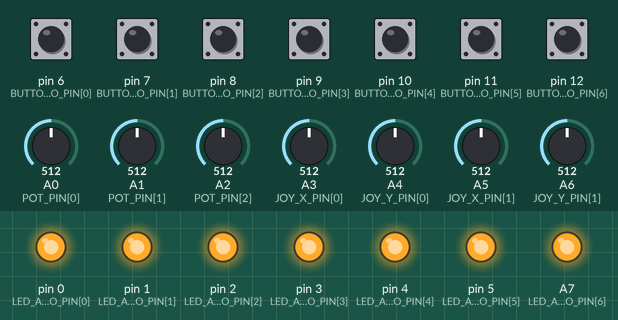
The sketch below on a simulated Teensy 4. Shown: output pins drawn as LEDs (lit = HIGH). The test bench sets the inputs (shaded band); at power-on: pin 6 (BUTTON_ARDUINO_PIN[0]), pin 7 (BUTTON_ARDUINO_PIN[1]), pin 8 (BUTTON_ARDUINO_PIN[2]), pin 9 (BUTTON_ARDUINO_PIN[3]), pin 10 (BUTTON_ARDUINO_PIN[4]), pin 11 (BUTTON_ARDUINO_PIN[5]), pin 12 (BUTTON_ARDUINO_PIN[6]) HIGH, A0 (POT_PIN[0]) = 512, A1 (POT_PIN[1]) = 512, A2 (POT_PIN[2]) = 512, A3 (JOY_X_PIN[0]) = 512, A4 (JOY_Y_PIN[0]) = 512, A5 (JOY_X_PIN[1]) = 512, A6 (JOY_Y_PIN[1]) = 512.

Above: at 1.2 s.
1.3 s: pin 6 (BUTTON_ARDUINO_PIN[0]) pulled LOW for 0.15 s
At 1.37 s:
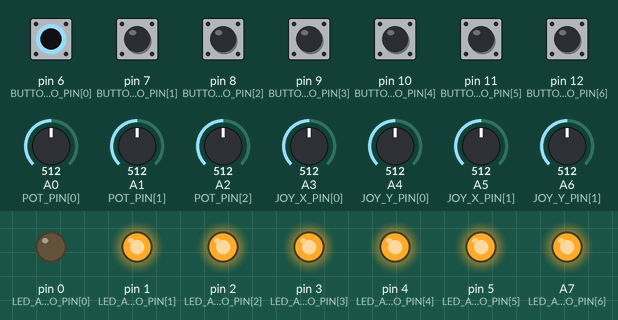
2.9 s: pin 7 (BUTTON_ARDUINO_PIN[1]) pulled LOW for 0.15 s
At 2.97 s:
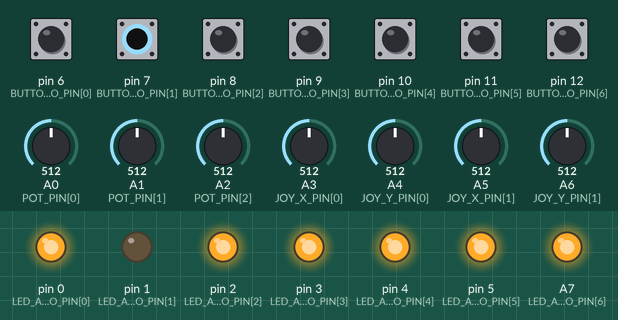
4.5 s: pin 8 (BUTTON_ARDUINO_PIN[2]) pulled LOW for 0.15 s
At 4.57 s:
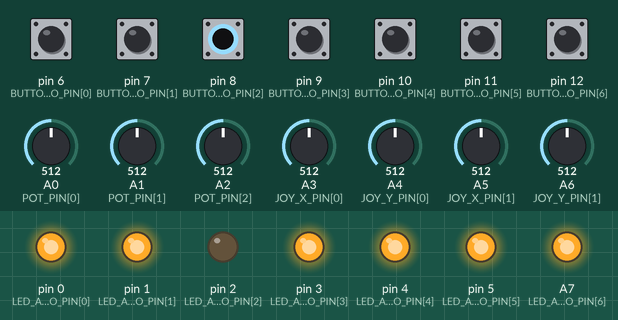
6.1 s: pin 9 (BUTTON_ARDUINO_PIN[3]) pulled LOW for 0.15 s
At 6.17 s:
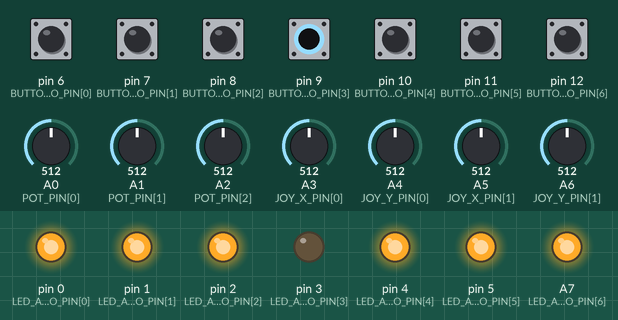
7.7 s: pin 10 (BUTTON_ARDUINO_PIN[4]) pulled LOW for 0.15 s
At 7.77 s:
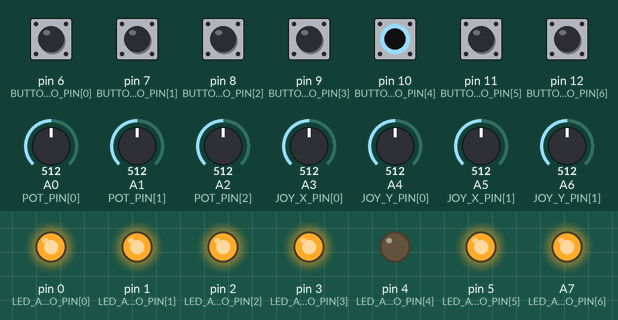
9.3 s: pin 11 (BUTTON_ARDUINO_PIN[5]) pulled LOW for 0.15 s
At 9.37 s:
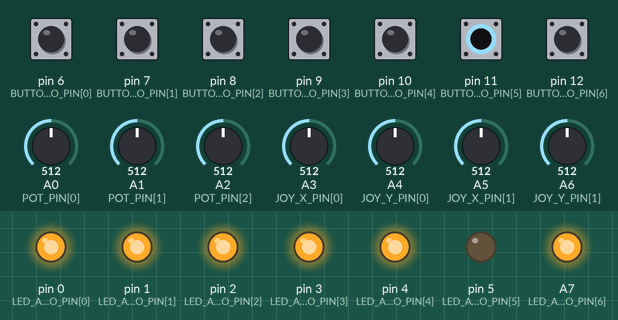
Timing chart, 0 to 11.9 s (numbered marks = the images above; inputs shaded):
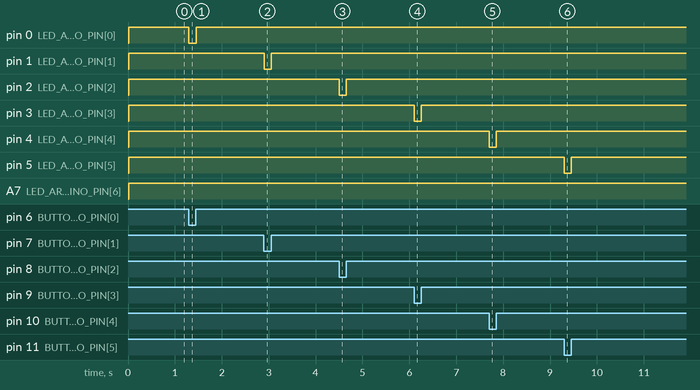

Measured:
- after the input at 1.3 s, pin 0 (LED_ARDUINO_PIN[0]): HIGH → LOW at once, → HIGH 0.15 s later
- after the input at 2.9 s, pin 1 (LED_ARDUINO_PIN[1]): HIGH → LOW at once, → HIGH 0.15 s later
- after the input at 4.5 s, pin 2 (LED_ARDUINO_PIN[2]): HIGH → LOW at once, → HIGH 0.15 s later
- after the input at 6.1 s, pin 3 (LED_ARDUINO_PIN[3]): HIGH → LOW at once, → HIGH 0.15 s later
- after the input at 7.7 s, pin 4 (LED_ARDUINO_PIN[4]): HIGH → LOW at once, → HIGH 0.15 s later
- after the input at 9.3 s, pin 5 (LED_ARDUINO_PIN[5]): HIGH → LOW at once, → HIGH 0.15 s later

The sketch:

midi_adapted_controller.ino
```cpp
// Define your board, choose:
// "ATMEGA328" if using ATmega328 - Uno, Mega, Nano...
// "ATMEGA32U4" if using with ATmega32U4 - Micro, Pro Micro, Leonardo...
// "TEENSY" if using a Teensy board
// "DEBUG" if you just want to debug the code in the serial monitor
#define TEENSY 1 //* put here the uC you are using, like in the lines above followed by "1", like "ATMEGA328 1", "DEBUG 1", etc.

// LIBRARIES -- Defines the MIDI library -- //

// For ATmega328 - Uno, Mega, Nano...
#ifdef ATMEGA328
#include <MIDI.h> // by Francois Best
MIDI_CREATE_INSTANCE(HardwareSerial, Serial, midiOut);

// For ATmega32U4 - Micro, Pro Micro, Leonardo...
#elif ATMEGA32U4
#include <MIDIUSB.h>

// For ATmega32U4 - Micro, Pro Micro, Leonardo...
#elif TEENSY
#include <Bounce.h>
#endif


// BUTTONS
const int N_BUTTONS = 7; //*  total numbers of buttons
const int BUTTON_ARDUINO_PIN[N_BUTTONS] = {6, 7, 8, 9, 10, 11, 12}; //* pins of each button connected straight to the controller
const int LED_ARDUINO_PIN[N_BUTTONS] = {0, 1, 2, 3, 4, 5, A7}; //* pins of each led connected straight to the controller

int buttonCState[N_BUTTONS] = {};        // stores the button current value
int buttonPState[N_BUTTONS] = {};        // stores the button previous value


// debounce
unsigned long lastDebounceTime[N_BUTTONS] = {0};  // the last time the output pin was toggled
unsigned long debounceDelay = 12;    //* the debounce time; increase if the output flickers

/////////////////////////////////////////////
// POTENTIOMETERS
const int N_POTS = 3; //* total numbers of pots, slide & rotary
const int POT_PIN[N_POTS] = {A0, A1, A2}; //* Pot's Arduino pins

int potCState[N_POTS] = {0}; // Current state of the pot
int potPState[N_POTS] = {0}; // Previous state of the pot
int potVar = 0; // Difference between the current and previous state of the pot

int midiPotCState[N_POTS] = {0}; // Current state of the midi value
int midiPotPState[N_POTS] = {0}; // Previous state of the midi value

const int PTIMEOUT = 300; //* Amount of time the potentiometer will be read after it exceeds the varThreshold
const int pvarThreshold = 10; //* Threshold for the potentiometer signal variation
boolean potMoving = true; // If the potentiometer is moving
unsigned long PTime[N_POTS] = {0}; // Previously stored time
unsigned long timer[N_POTS] = {0}; // Stores the time that has elapsed since the timer was reset

/////////////////////////////////////////////
// JOYSTICK
// Analog input of the horizontal joystick position
const int N_JOYS = 2; //* totall numbers of joysticks
const int JOY_X_PIN[N_JOYS] = {A3, A5}; //* Joy's X exis pins
const int JOY_Y_PIN[N_JOYS] = {A4, A6}; //* Joy's Y exis pins

int joyXState[N_JOYS] = {0}; // Current X exis state of the joy
int joyYState[N_JOYS] = {0}; // Current Y exis state of the joy
static int midiJoyState[N_JOYS] = {0};
int joyUpVar = 700; // Difference between the current and previous state of the X joy's exis
int joyDownVar = 300; // Difference between the current and previous state of the Y joy's exis

int midiJoyXState[N_JOYS] = {0}; // Current state of the midi value
int midiJoyYState[N_JOYS] = {0}; // Previous state of the midi value

const int JTIMEOUT = 300; //* Amount of time the joysticks will be read after it exceeds the varThreshold
boolean joyMovingUp = false; // If the joystic is moving up
boolean joyMovingDown = false; // If the joystic is moving down
unsigned long jTime[N_JOYS] = {0}; // Previously stored time
unsigned long jTimer[N_JOYS] = {0}; // Stores the time that has elapsed since the timer was reset


/////////////////////////////////////////////
// MIDI
byte midiCh = 1; //* MIDI channel to be used
byte note = 1; //* Lowest note to be used
byte cc = 15; //* Lowest MIDI CC to be used with the pot
byte ccJ = 20; //*Lowest Midi CC to be used with the joystick

/////////////////////////////////////////////
// SETUP
void setup() {
  // Baud Rate  if using with ATmega328 (uno, mega, nano...)
  // 31250 for MIDI class compliant | 115200 for Hairless MIDI
//  usbMIDI.begin();
  Serial.begin(9600);

  #ifdef DEBUG
  Serial.println("Debug mode");
  Serial.println();
  #endif

   // Buttons Initialize buttons with pull up resistors
    for (int i = 0; i < N_BUTTONS ; i++) {
      pinMode(BUTTON_ARDUINO_PIN[i], INPUT_PULLUP);
    }
    for (int i = 0; i < N_BUTTONS ; i++) {
      pinMode(LED_ARDUINO_PIN[i], OUTPUT);
      digitalWrite(LED_ARDUINO_PIN[i], LOW);
    }


   // Pots Initialize 10k
  for (int i = 0; i < N_POTS; i++) {
    pinMode(POT_PIN[i], INPUT);
  }


  // Thumb Joysticks
  for (int i = 0; i < N_JOYS; i++) {
    pinMode(JOY_X_PIN[i], INPUT);
  }
  for (int i = 0; i < N_JOYS; i++) {
    pinMode(JOY_Y_PIN[i], INPUT);
  }
  }

/////////////////////////////////////////////
// LOOP
void loop() {
//  pauseButton();
  buttons();
  potentiometers();
  joysticks();
}

/////////////////////////////////////////////

// BUTTONS
//void pauseButton(){
//  buttonCState[6] = digitalRead(BUTTON_ARDUINO_PIN[7]);
//  if ( BUTTON_ARDUINO_PIN[6] == 1){
//     Serial.println("6: button on");
//
//    for (int i = 0; i < N_POTS; i++) {
//        // Sends the MIDI CC accordingly to the chosen board
//        // use if using with ATmega328 (uno, mega, nano...)
//        #ifdef ATMEGA328
//        midiOut.sendControlChange(cc + i, 0, midiCh); // cc number, cc value, midi channel
//
//        //use if using with ATmega32U4 (micro, pro micro, leonardo...)
//        #elif ATMEGA32U4
//        controlChange(midiCh, cc + i, 0); //  (channel, CC number,  CC value)
//        MidiUSB.flush();
//
//        //do usbMIDI.sendControlChange if using with Teensy
//        #elif TEENSY
//        usbMIDI.sendControlChange(cc + i, 0, midiCh); // cc number, cc value, midi channel
//
//        #elif DEBUG
//        Serial.print("Pot: ");
//        Serial.print(i);
//        Serial.print(" ");
//        Serial.println(0);
//        #endif
//    }
//    Serial.println("6: button off");
//  }
//}

void buttons() {

  for (int i = 0; i < N_BUTTONS; i++) {

    buttonCState[i] = digitalRead(BUTTON_ARDUINO_PIN[i]);  // read pins from arduino

//#ifdef pin13
//    if (i == pin13index) {
//      buttonCState[i] = !buttonCState[i]; // inverts the pin 13 because it has a pull down
//    }
//#endif

    if ((millis() - lastDebounceTime[i]) > debounceDelay) {

      if (buttonPState[i] != buttonCState[i]) {
        lastDebounceTime[i] = millis();

        if (buttonCState[i] == LOW) {
          digitalWrite(LED_ARDUINO_PIN[i] , LOW);
           // Sends the MIDI note ON accordingly to the chosen board
           #ifdef ATMEGA328
            // use if using with ATmega328 (uno, mega, nano...)
             midiOut.sendControlChange(note + i, 127, midiCh); // note, velocity, channel

            #elif ATMEGA32U4
            // use if using with ATmega32U4 (micro, pro micro, leonardo...)
            noteOn(midiCh, note + i, 127);  // channel, note, velocity
            MidiUSB.flush();

            #elif TEENSY
            //do usbMIDI.sendNoteOn if using with Teensy
            usbMIDI.sendNoteOn(note + i, 127, midiCh); // note, velocity, channel

            #elif DEBUG
            Serial.print(i);
            Serial.println(": button on");
            #endif
            }

        else {
          // Sends the MIDI note OFF accordingly to the chosen board
          digitalWrite(LED_ARDUINO_PIN[i] , HIGH  );

          // Sends the MIDI note OFF accordingly to the chosen board
            #ifdef ATMEGA328
            // use if using with ATmega328 (uno, mega, nano...)
             midiOut.sendControlChange(note + i, 0, midiCh); // note, velocity, channel

            #elif ATMEGA32U4
            // use if using with ATmega32U4 (micro, pro micro, leonardo...)
            noteOn(midiCh, note + i, 0);  // channel, note, velocity
            MidiUSB.flush();

            #elif TEENSY
            //do usbMIDI.sendNoteOn if using with Teensy
            usbMIDI.sendNoteOn(note + i, 0, midiCh); // note, velocity, channel

            #elif DEBUG
            Serial.print(i);
            Serial.println(": button off");
            #endif
        }
        buttonPState[i] = buttonCState[i];
      }
    }
  }
}

/////////////////////////////////////////////
// POTENTIOMETERS
void potentiometers() {


  for (int i = 0; i < N_POTS; i++) { // Loops through all the potentiometers
    potCState[i] = analogRead(POT_PIN[i]); // reads the pins from arduino
    midiPotCState[i] = map(potCState[i], 0, 1023, 0, 127); // Maps the reading of the potCState to a value usable in midi
    potVar = abs(potCState[i] - potPState[i]); // Calculates the absolute value between the difference between the current and previous state of the pot

    if (potVar > pvarThreshold) { // Opens the gate if the potentiometer variation is greater than the threshold
      PTime[i] = millis(); // Stores the previous time
    }
    timer[i] = millis() - PTime[i]; // Resets the timer 11000 - 11000 = 0ms

    if (timer[i] < PTIMEOUT) { // If the timer is less than the maximum allowed time it means that the potentiometer is still moving
      potMoving = true;
    }
    else {
      potMoving = false;
    }

    if (potMoving == true) { // If the potentiometer is still moving, send the change control
      if (midiPotPState[i] != midiPotCState[i]) {

        int midi_out_value = 127 - midiPotCState[i];

        // Sends the MIDI CC accordingly to the chosen board
        // use if using with ATmega328 (uno, mega, nano...)
        #ifdef ATMEGA328
        midiOut.sendControlChange(cc + i, midi_out_value, midiCh); // cc number, cc value, midi channel

        //use if using with ATmega32U4 (micro, pro micro, leonardo...)
        #elif ATMEGA32U4
        controlChange(midiCh, cc + i, midi_out_value); //  (channel, CC number,  CC value)
        MidiUSB.flush();

        //do usbMIDI.sendControlChange if using with Teensy
        #elif TEENSY
        usbMIDI.sendControlChange(cc + i, midi_out_value, midiCh); // cc number, cc value, midi channel

        #elif DEBUG
        Serial.print("Pot: ");
        Serial.print(i);
        Serial.print(" ");
        Serial.println(midi_out_value);
        #endif

        potPState[i] = potCState[i]; // Stores the current reading of the potentiometer to compare with the next
        midiPotPState[i] = midiPotCState[i];
      }
    }
  }
}

/////////////////////////////////////////////
// THUMB JOYSTICKS
void joysticks() {

  for (int i = 0; i < N_JOYS; i++) { // Loops through all the joy's exis
    joyXState[i] = analogRead(JOY_X_PIN[i]); // reads the pins from the x exis
    joyYState[i] = analogRead(JOY_Y_PIN[i]); // reads the pins from the y exis
    midiJoyXState[i] = map(joyXState[i], 0, 1023, 0, 127); // Maps the reading of the joyXCState to a value usable in midi
    midiJoyYState[i] = map(joyYState[i], 0, 1023, 0, 127); // Maps the reading of the joyXCState to a value usable in midi

    jTimer[i] = millis() - jTime[i]; // Resets the timer 11000 - 11000 = 0ms
    if (jTimer[i] > JTIMEOUT) { // If the timer is less than the maximum allowed time it means that the joystick is still moving{
      if (joyXState[i] > joyUpVar || joyYState[i] > joyUpVar) { // Opens the gate if the potentiometer variation is greater than the threshold
        joyMovingUp = true;
        if (midiJoyState[i] < 123 ){
          midiJoyState[i] -= 5 ;
        }
      }

      else if (joyXState[i] < joyDownVar || joyYState[i] < joyDownVar) { // Opens the gate if the potentiometer variation is greater than the threshold
          joyMovingDown = true;
          if (midiJoyState[i] > 3 ){
            midiJoyState[i] += 5 ;
          }
        }

      else {
        midiJoyState[i] = 70 ;
      }

      if (joyMovingDown == true) { // If the joystick is still moving, send the change control
          // Sends the MIDI CC accordingly to the chosen board
          // use if using with ATmega328 (uno, mega, nano...)
          #ifdef ATMEGA328
          midiOut.sendControlChange(ccJ + i, midiJoyState[i], midiCh); // cc number, cc value, midi channel

          //use if using with ATmega32U4 (micro, pro micro, leonardo...)
          #elif ATMEGA32U4
          controlChange(midiCh, ccJ + i, midiJoyState[i]); //  (channel, CC number,  CC value)
          MidiUSB.flush();

          //do usbMIDI.sendControlChange if using with Teensy
          #elif TEENSY
          usbMIDI.sendControlChange(ccJ + i, midiJoyState[i], midiCh); // cc number, cc value, midi channel

          #elif DEBUG
          Serial.print("Joy: ");
          Serial.print(i);
          Serial.print(" moving down ");
          Serial.println(midiJoyState[i]);
          #endif
      }

      if (joyMovingUp == true) { // If the joystick is still moving, send the change control
          // Sends the MIDI CC accordingly to the chosen board
          // use if using with ATmega328 (uno, mega, nano...)
          #ifdef ATMEGA328
          midiOut.sendControlChange(ccJ + i, midiJoyState[i], midiCh); // cc number, cc value, midi channel

          //use if using with ATmega32U4 (micro, pro micro, leonardo...)
          #elif ATMEGA32U4
          controlChange(midiCh, ccJ + i, midiJoyState[i]); //  (channel, CC number,  CC value)
          MidiUSB.flush();

          //do usbMIDI.sendControlChange if using with Teensy
          #elif TEENSY
          usbMIDI.sendControlChange(ccJ + i, midiJoyState[i], midiCh); // cc number, cc value, midi channel

          #elif DEBUG
          Serial.print("Joy: ");
          Serial.print(i);
          Serial.print(" moving up ");
          Serial.println(midiJoyState[i]);
          #endif

        }
    jTime[i] = millis(); // Stores the previous time
    joyMovingUp = false;
    joyMovingDown = false;
    }
  }
}

/////////////////////////////////////////////
// if using with ATmega32U4 (micro, pro micro, leonardo...)
#ifdef ATMEGA32U4

// Arduino (pro)micro midi functions MIDIUSB Library
void noteOn(byte channel, byte pitch, byte velocity) {
  midiEventPacket_t noteOn = {0x09, 0x90 | channel, pitch, velocity};
  MidiUSB.sendMIDI(noteOn);
}

void noteOff(byte channel, byte pitch, byte velocity) {
  midiEventPacket_t noteOff = {0x08, 0x80 | channel, pitch, velocity};
  MidiUSB.sendMIDI(noteOff);
}

void controlChange(byte channel, byte control, byte value) {
  midiEventPacket_t event = {0x0B, 0xB0 | channel, control, value};
  MidiUSB.sendMIDI(event);
}
#endif
```
